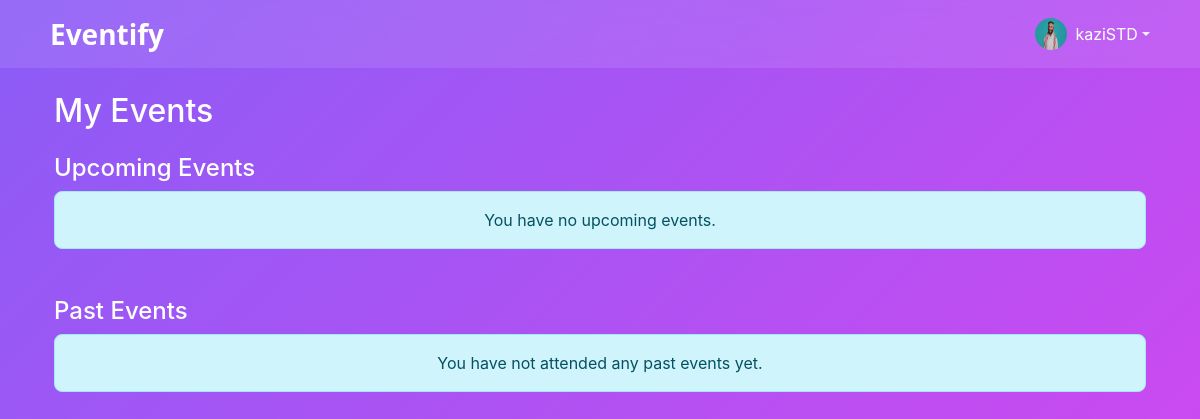
/student/my-events (signed in), run on the app's committed database.
### models/user.py (models this page shows, shortened)
class User(UserMixin, db.Model):
    __tablename__ = 'users'
    id = db.Column(db.Integer, primary_key=True)
    username = db.Column(db.String(80), unique=True, nullable=False)
    email = db.Column(db.String(120), unique=True, nullable=False)
    password_hash = db.Column(db.String(128), nullable=False)
    role = db.Column(db.String(20), nullable=False, default='student')  # 'student' or 'admin'
    created_at = db.Column(db.DateTime, default=datetime.utcnow)
    profile_image = db.Column(db.String(255), default=None)
    registered_events = db.relationship('Event', secondary='event_registrations', back_populates='registered_users')
    created_events = db.relationship('Event', foreign_keys='Event.creator_id', back_populates='creator')
    def is_student(self):
        return self.role == 'student'

### views/student.py (the view)
@student_bp.route('/my-events')
def my_events():
    upcoming_events = StudentViewModel.get_user_upcoming_registered_events(current_user)
    past_events = StudentViewModel.get_user_past_registered_events(current_user)
    return render_template('student/my_events.html',
                         upcoming_events=upcoming_events,
                         past_events=past_events)

### viewmodels/student_viewmodel.py (called while the page is built)
    @staticmethod
    def get_user_registered_events(user):
        return user.registered_events

    @staticmethod
    def get_user_upcoming_registered_events(user):
        now = datetime.now()
        return [event for event in StudentViewModel.get_user_registered_events(user)
                if datetime.combine(event.start_date, event.start_time) > now]

    @staticmethod
    def get_user_past_registered_events(user):
        now = datetime.now()
        return [event for event in StudentViewModel.get_user_registered_events(user)
                if datetime.combine(event.start_date, event.start_time) <= now]

### views/student.py (called while the page is built)
@student_bp.before_request
@login_required
def require_student():
    if not current_user.is_student():
        flash('Access denied. Students only.', 'error')
        return redirect(url_for('admin.dashboard'))

### templates/student/my_events.html (shortened to what this page needs)
{% extends "base.html" %}
{% block content %}
<div class="container mt-4">
    <h2 class="mb-4">My Events</h2>
    <h4>Upcoming Events</h4>
    {% if upcoming_events %}
        <div class="row">
            {% for event in upcoming_events %}
            <div class="col-md-6 mb-4">
                <div class="card event-item">
                    <div class="card-body">
                        <h5 class="card-title">
                            <a href="{{ url_for('student.event_detail', event_id=event.id) }}">{{ event.title }}</a>
                        </h5>
                        <p class="mb-1"><i class="fas fa-calendar-alt me-2"></i>{{ event.start_date.strftime('%B %d, %Y') }}</p>
                        <p class="mb-1"><i class="fas fa-clock me-2"></i>{{ event.start_time.strftime('%I:%M %p') }}</p>
                        <p class="mb-1"><i class="fas fa-map-marker-alt me-2"></i>{{ event.location }}</p>
                        <p class="mb-1"><i class="fas fa-tag me-2"></i>{{ event.category }}</p>
                        <p class="mt-2">{{ event.description[:100]|safe }}{% if event.description|length > 100 %}...{% endif %}</p>
                        <a href="{{ url_for('student.event_detail', event_id=event.id) }}" class="btn btn-outline-info btn-sm mt-2">
                            <i class="fas fa-eye"></i> View
                        </a>
                    </div>
                </div>
            </div>
            {% endfor %}
        </div>
    {% else %}
        <div class="alert alert-info text-center mb-4">
            You have no upcoming events.
        </div>
    {% endif %}
    <h4 class="mt-5">Past Events</h4>
    {% if past_events %}
        <div class="row">
            {% for event in past_events %}
            <div class="col-md-6 mb-4">
                <div class="card event-item">
                    <div class="card-body">
                        <h5 class="card-title">
                            <a href="{{ url_for('student.event_detail', event_id=event.id) }}">{{ event.title }}</a>
                        </h5>
                        <p class="mb-1"><i class="fas fa-calendar-alt me-2"></i>{{ event.start_date.strftime('%B %d, %Y') }}</p>
                        <p class="mb-1"><i class="fas fa-clock me-2"></i>{{ event.start_time.strftime('%I:%M %p') }}</p>
                        <p class="mb-1"><i class="fas fa-map-marker-alt me-2"></i>{{ event.location }}</p>
                        <p class="mb-1"><i class="fas fa-tag me-2"></i>{{ event.category }}</p>
                        <p class="mt-2">{{ event.description[:100] }}{% if event.description|length > 100 %}...{% endif %}</p>
                        <a href="{{ url_for('student.event_detail', event_id=event.id) }}" class="btn btn-outline-info btn-sm mt-2">
                            <i class="fas fa-eye"></i> View
                        </a>
                    </div>
                </div>
            </div>
            {% endfor %}
        </div>
    {% else %}
        <div class="alert alert-info text-center">
            You have not attended any past events yet.
        </div>
    {% endif %}
</div>
{% endblock %}

### templates/base.html (shortened to what this page needs)
<!DOCTYPE html>
<html lang="en" data-bs-theme="light">
<head>
    <link href="https://cdn.jsdelivr.net/npm/bootstrap@5.3.1/dist/css/bootstrap.min.css" rel="stylesheet">
    <link href="https://cdnjs.cloudflare.com/ajax/libs/font-awesome/6.4.2/css/all.min.css" rel="stylesheet">
    <link href="{{ url_for('static', filename='css/base.css') }}" rel="stylesheet">
</head>
<body class="modern-theme">
    <nav class="navbar navbar-expand-lg glass-nav">
        <div class="container">
            <a class="navbar-brand d-flex align-items-center" href="{{ url_for('index') }}">
                    <span class="brand-text">Eventify</span>
            </a>
            {% if current_user.is_authenticated %}
            <ul class="navbar-nav ms-auto">
                <li class="nav-item dropdown">
                    <a class="nav-link dropdown-toggle d-flex align-items-center" href="#" id="userDropdown" role="button" data-bs-toggle="dropdown" aria-expanded="false">
                        <div class="d-flex align-items-center">
                            <img src="{{ url_for('static', filename=current_user.profile_image) if current_user.profile_image else url_for('static', filename='img/default_profile.png') }}"
                                alt="Profile" class="rounded-circle me-2" width="32" height="32">
                            <span class="text-white">{{ current_user.username }}</span>
                        </div>
                    </a>
                </li>
            </ul>
            {% endif %}
        </div>
    </nav>
    <main class="container mt-4">
        <div class="content-wrapper">
            {% block content %}{% endblock %}
        </div>
    </main>
</body>
</html>

### static/css/base.css (style rules this page uses)
body { min-height: 100vh; background: linear-gradient(135deg, var(--gradient-start), var(--gradient-end)); color: #fff; font-family: 'Inter', system-ui, -apple-system, sans-serif; transition: background-color 0.3s ease, color 0.3s ease; }
.navbar { position: sticky; top: 0; z-index: 1000; backdrop-filter: blur(12px); transition: all 0.4s ease; background: var(--glass-bg); }
.navbar-brand { font-weight: 700; color: var(--primary-color); font-size: 1.5rem; }
.alert { border-radius: 0.5rem; animation: slideIn 0.5s ease forwards; }
.nav-link { color: rgba(255, 255, 255, 0.9) !important; transition: all 0.3s ease; }
:root { --gradient-start: #8B5CF6; --gradient-end: #D946EF; --glass-bg: rgba(255, 255, 255, 0.1); --glass-border: rgba(255, 255, 255, 0.18); --glass-shadow: 0 8px 32px 0 rgba(31, 38, 135, 0.37); --primary-color: #6f42c1; --primary-hover: #5a32a3; --secondary-color: #e9ecef; --text-primary: #212529; --text-secondary: #6c757d; --border-color: #dee2e6; --accent-gradient: linear-gradient(135deg, #6f42c1, #8250df); transition: color-scheme 0.3s ease; }
.navbar-brand { font-family: 'Poppins', 'Segoe UI', sans-serif; font-weight: 700; font-size: 1.75rem; color: #212529 !important; }
body, .card, .card-body, .card-title, .card-text, h1, h2, h3, h4, h5, h6, p, span, li, td, th, .event-info, .event-meta, .event-item, .event-item i, .event-item .fa, .event-item .fas { color: #fff !important; }

### data on the page
User: profile_image (picture), username "kaziSTD"
